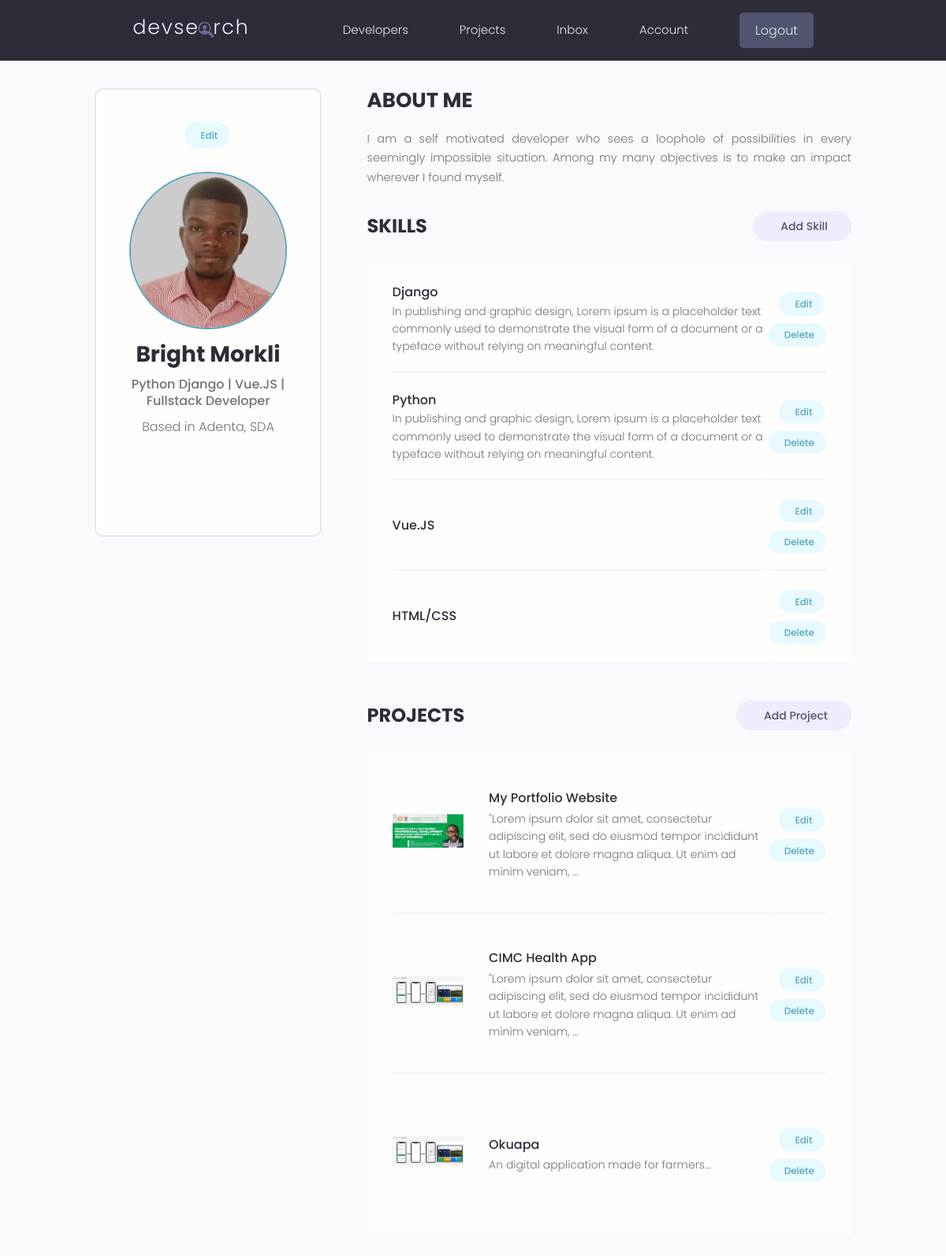
Page /account/ (signed in) on the earlier database version.
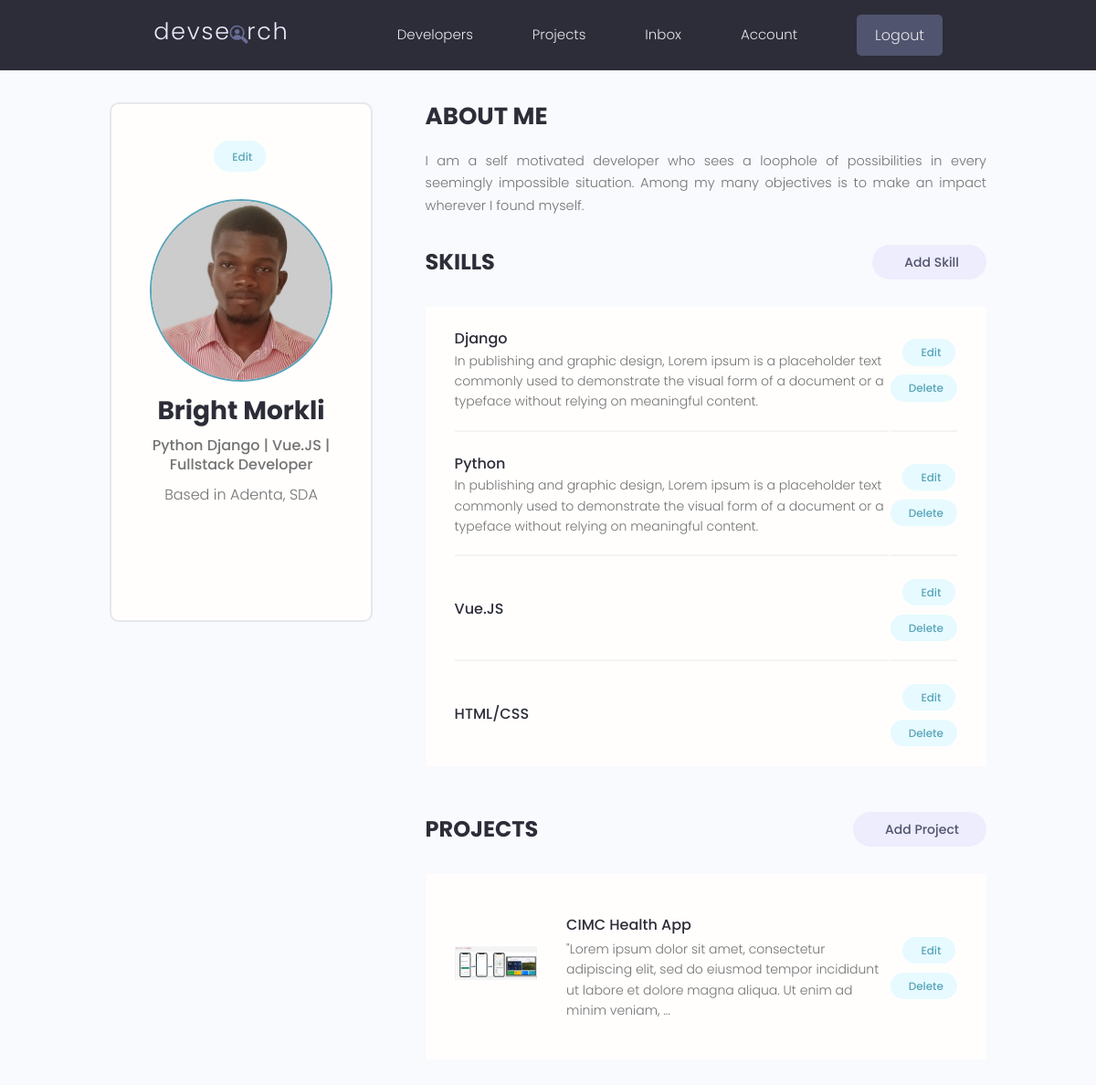
Same page on the later database version.
### users/models.py (models this page shows, shortened)
class Skill(models.Model):
    id = models.UUIDField(
        default=uuid.uuid4, unique=True,
        primary_key=True, editable=False
    )
    owner = models.ForeignKey(
        Profile, on_delete=models.CASCADE, blank=True, null=True)
    name = models.CharField(max_length=100, blank=True, null=True)
    description = models.TextField(blank=True, null=True)
    created = models.DateTimeField(auto_now_add=True)

### projects/models.py (models this page shows, shortened)
class Project(models.Model):
    id = models.UUIDField(
        default=uuid.uuid4, unique=True,
        primary_key=True, editable=False
    )
    owner = models.ForeignKey(Profile, on_delete=models.SET_NULL, null=True, blank=True)
    title = models.CharField(max_length=100)
    cover_image = models.ImageField(null=True, blank=True, default='default.jpg')
    description = models.TextField(blank=True, null=True)
    demo_link = models.CharField(max_length=2000, null=True, blank=True)
    source_link = models.CharField(max_length=2000, null=True, blank=True)
    tags = models.ManyToManyField('Tag', blank=True)
    vote_total = models.IntegerField(default=0, blank=True, null=True)
    vote_ratio = models.IntegerField(default=0, blank=True, null=True)
    created = models.DateTimeField(auto_now_add=True)

### users/views.py (the view)
# urls.py: path('account/', views.userAccount, name='account'),
@login_required(login_url='login')
def userAccount(request):
    profile = Profile.objects.get(user=request.user)
    skills = profile.skill_set.all()
    projects = profile.project_set.all()
    template_name = 'users/account.html'
    context = {
        'profile': profile, 'skills': skills, 'projects': projects,
    }
    return render(request, template_name, context)

### users/templates/users/account.html (shortened to what this page needs)
{% extends 'main.html' %}
{% block content %}
  <main class="settingsPage profile my-md">
    <div class="container">
      <div class="layout">
        <div class="column column--1of3">
          <div class="card text-center">
            <div class="card__body dev">
              <a class="tag tag--pill tag--main settings__btn" href="{% url 'edit-profile' %}"> Edit</a>
              <img class="avatar avatar--xl dev__avatar" src="{{profile.profile_pic.url}}" />
              <h2 class="dev__name">{{profile.name}}</h2>
              <p class="dev__title">{{profile.short_intro}}</p>
              <p class="dev__location">Based in {{profile.address}}</p>
              <ul class="dev__social">
              </ul>
            </div>
          </div>
        </div>
        <div class="column column--2of3">
          <div class="devInfo">
            <h3 class="devInfo__title">About Me</h3>
            <p class="devInfo__about">
              {{profile.bio}}
            </p>
          </div>
          <div class="settings">
            <h3 class="settings__title">Skills</h3>
            <a class="tag tag--pill tag--sub settings__btn tag--lg" href="{% url 'add-skill' %}"> Add Skill</a>
          </div>
          <table class="settings__table">
            {% for skill in skills %}
            <tr>
              <td class="settings__tableInfo">
                <h4>{{skill.name}}</h4>
                <p>
                  {{skill.description}}
                </p>
              </td>
              <td class="settings__tableActions">
                <a class="tag tag--pill tag--main settings__btn" href="{% url 'update-skill' skill.id %}"> Edit</a>
                <a class="tag tag--pill tag--main settings__btn" href="{% url 'delete-skill' skill.id %}">
                  Delete</a>
              </td>
            </tr>
            {% endfor %}
          </table>
          <div class="settings">
            <h3 class="settings__title">Projects</h3>
            <a class="tag tag--pill tag--sub settings__btn tag--lg" href="{% url 'add-project' %}"> Add Project</a>
          </div>
          <table class="settings__table">
            {% for project in projects %}
            <tr>
              <td class="settings__thumbnail">
                <a href="{% url 'details' project.id %}"><img src="{{project.cover_image.url}}" alt="Project Thumbnail" /></a>
              </td>
              <td class="settings__tableInfo">
                <a href="{% url 'details' project.id %}">{{project.title}}</a>
                <p>
                  {{project.description|slice:"150"}}...
                </p>
              </td>
              <td class="settings__tableActions">
                <a class="tag tag--pill tag--main settings__btn" href="{% url 'update-project' project.id %}"> Edit</a>
                <a class="tag tag--pill tag--main settings__btn" href="{% url 'delete-project' project.id %}">
                  Delete</a>
              </td>
            </tr>
            {% endfor %}
          </table>
        </div>
      </div>
    </div>
  </main>
{% endblock content %}

Differences in the rows shown:
removed Project: cover_image (picture), title "My Portfolio Website", description "\"Lorem ipsum dolor sit amet, consectetur adipiscing elit, sed do eiusmod tempor incididunt ut labore et dolore magna aliqua. Ut enim ad minim veniam,"
removed Project: cover_image (picture), title "Okuapa", description "An digital application made for farmers"
